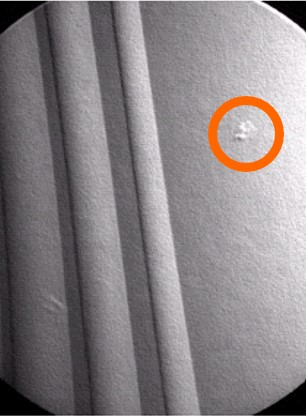
#> input picture point.jpg, 306 x 417 px
$ python '4(d_1).py'
#> lines starting #> are read from the running program, lines starting #| are printed output that depends on the picture
import cv2
import matplotlib.pyplot as plt
import numpy as np

def thresolding(image):
    im = image.copy()
    r= image.shape[0]
    c= image.shape[1]
    for i in range(0,r):
        for j in range(0,c):
            if image[i][j]>130:
                im[i][j] = 255
            else:
                im[i][j] = 0
    return im
def point_detection(image,mask):
    r,c = image.shape[:2]
    point_img = image.copy()
    point_img = np.int64(point_img)
    for i in range(r):
        for j in range(c):
            sum = 0
            for k in range(i-(mask//2),i+(mask//2)+1):
                for l in range(j-(mask//2),j+(mask//2)+1):
                    if(k==i and l==j):
                        sum += int(int(image[k%r,l%c])*(8))
                    else:
                        sum += int(int(image[k%r,l%c])*(-1))

            point_img[i,j] = max(0,min(sum,255))
    return np.uint8(point_img)


def plotimg(image,x,y,z,st):
    plt.subplot(x,y,z)
    plt.imshow(cv2.cvtColor(image,cv2.COLOR_BGR2RGB))
    plt.title(st)

def Main():
    image = cv2.imread("point.jpg")
#> image is the input picture: shape (417, 306, 3); mean B, G, R 132.4, 130.1, 136.5
    image = cv2.cvtColor(image,cv2.COLOR_BGR2GRAY)
#> image: shape (417, 306)
    image = cv2.resize(image,(512,512))
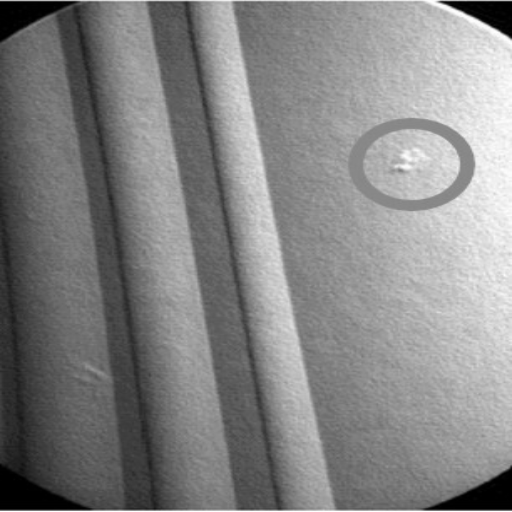
#> image: shape (512, 512); min 0, max 255, mean 132.2
    plotimg(image,1,3,1,"orginal")
    mask = 3
    image_with_point = point_detection(image,mask)
#> after the loop in point_detection, `for i in range(r):`:
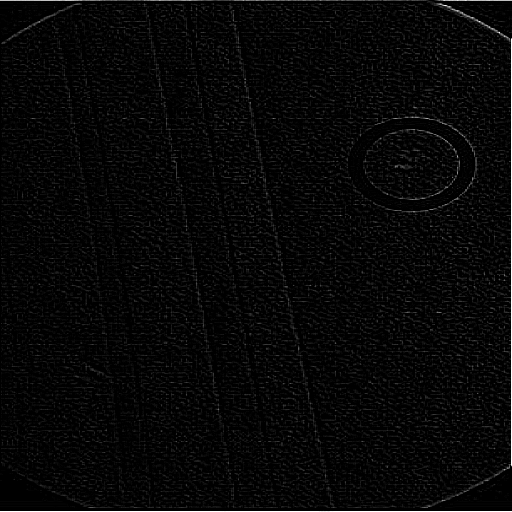
#> point_img: shape (512, 512) int64; min 0, max 255, mean 7.5
    plotimg(image_with_point,1,3,2,"point detection")

    image_thresold = thresolding(image_with_point)
#> after the loop in thresolding, `for i in range(0,r):`:
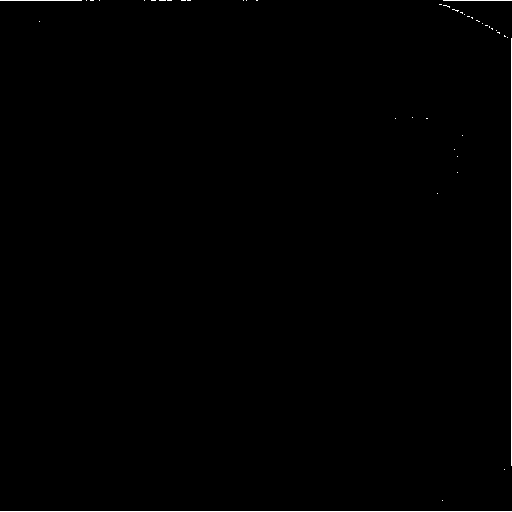
#> im: shape (512, 512); 0.45% white in thin lines or dots
    plotimg(image_thresold,1,3,3,"point detection after thresold")
    plt.tight_layout()
    plt.show()
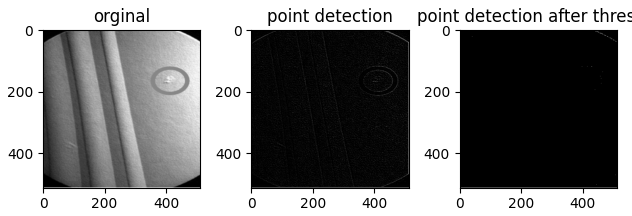
#> figure drawn by matplotlib, 3 panels


Main()
